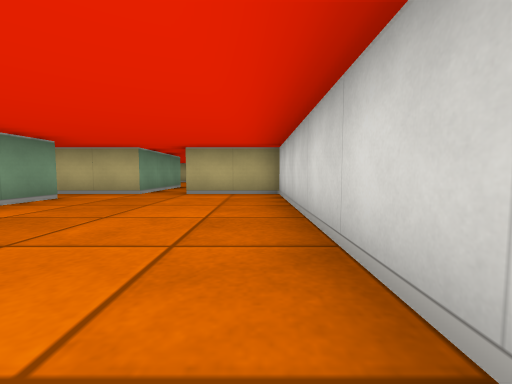
view 1 (above)

17 first-person views from a walk through a cub3D ray-caster map. The camera is about half as high as the walls, tilts 4° down and sees 90° across. The floor is counted in squares. Each view is taken from the middle of a square. On the plan, view 1 faces up. The plan holds only what a view shows up to about 9 squares ahead; the rest is blank.

view 2
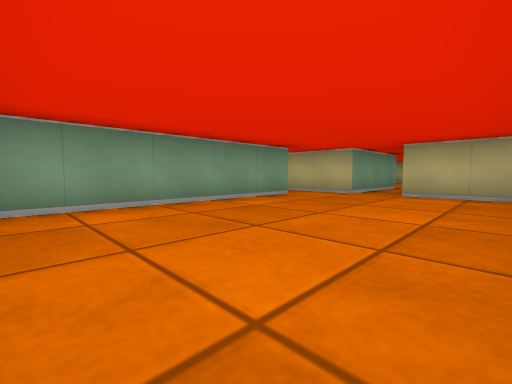

view 3
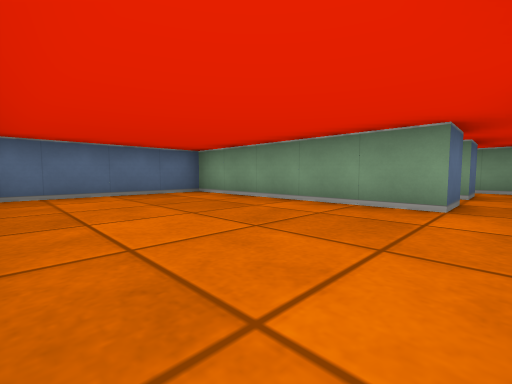

view 4
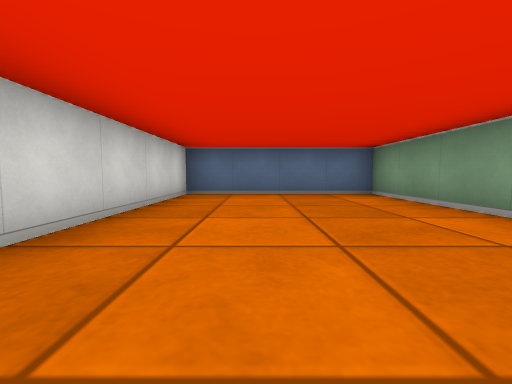

view 5
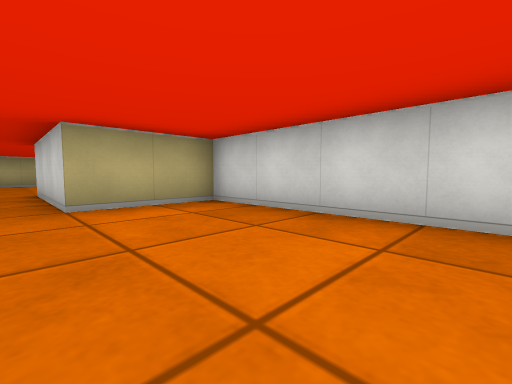

view 6
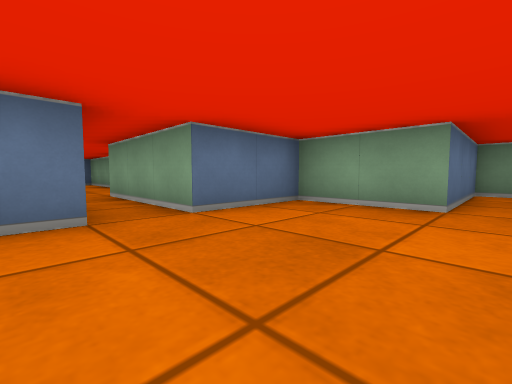

view 7
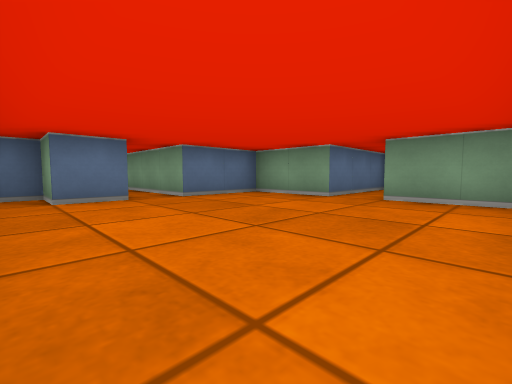

view 8
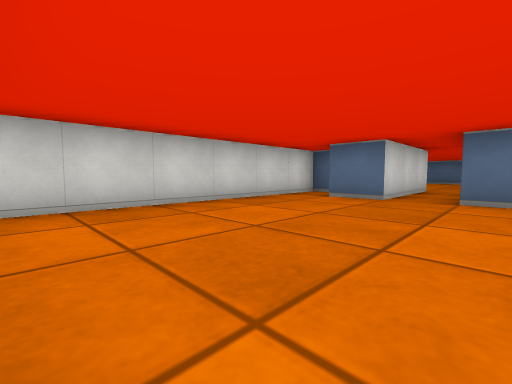

view 9
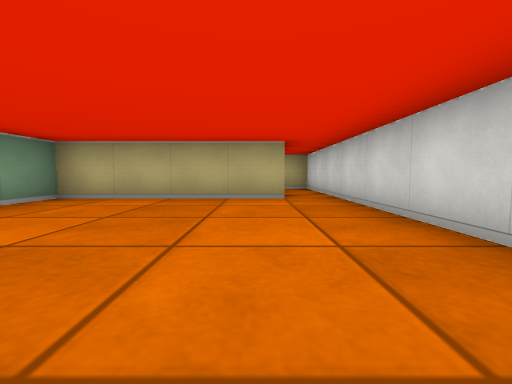

view 10
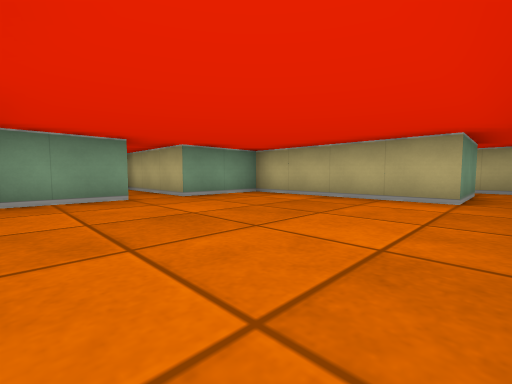

view 11
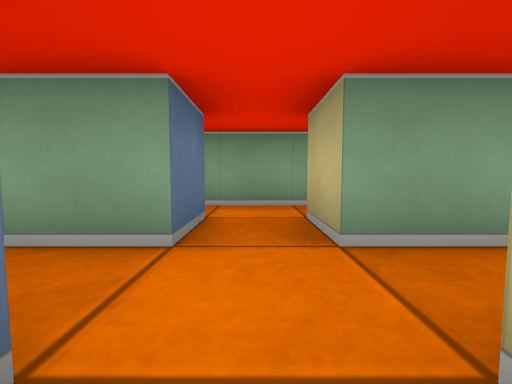

view 12
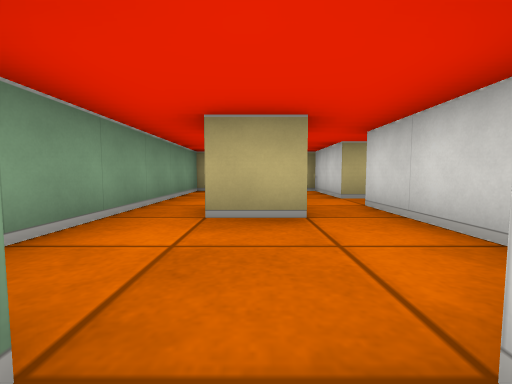

view 13
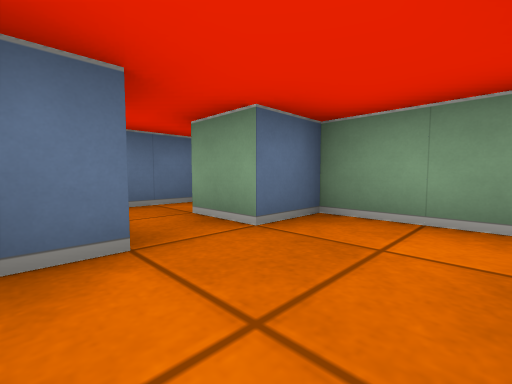

view 14
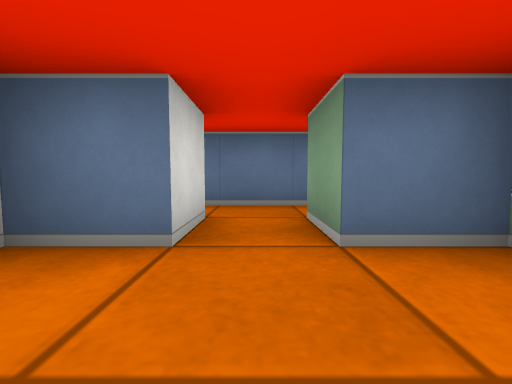

view 15
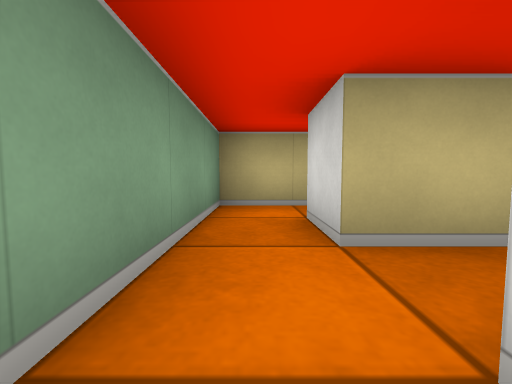

view 16
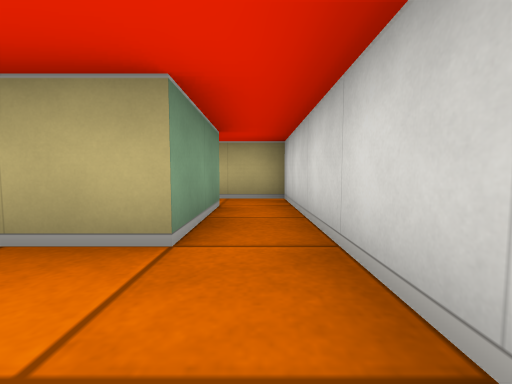

view 17
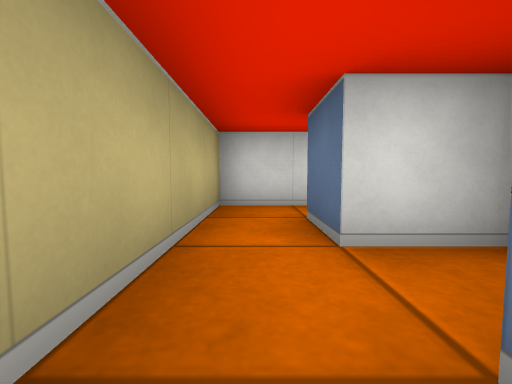

### Floor plan
Ten units are one square. View 1 is at (0, 0); x grows to the right and y downward. Boxes are objects, and circles mark ways between rooms. Rooms are numbered by the first view taken in them; rooms with no view inside come last. Other rooms are left out.
<svg viewBox="-80 -170 90 180">
<path fill="none" stroke="#000" d="M-25 -55 -45 -55M-45 -45 -35 -45 -35 5 5 5 5 -55 -15 -55M-5 -135 -45 -135 -45 -115 -75 -115M-75 -111 -75 -105 -45 -105 -45 -85 -25 -85 -25 -55M-15 -55 -15 -85 -5 -85 -5 -75 5 -75 5 -135M-55 -5 -55 -15M-71 5 -52 5M-65 -15 -65 -5M-65 -45 -55 -45 -55 -35 -65 -35M-45 -55 -45 -75M-55 -66 -55 -55 -65 -55 -65 -65M-62 -75 -75 -75 -75 -15 -65 -15M-55 -15 -45 -15 -45 -45M-15 -144 -15 -155 -5 -155 -5 -135M5 -135 5 -165 -26 -165"/>
<circle cx="-20" cy="-50" r="3" fill="#2a7"/>
<circle cx="-40" cy="-50" r="3" fill="#2a7"/>
<circle cx="0" cy="-145" r="3" fill="#2a7"/>
<circle cx="-60" cy="-10" r="3" fill="#2a7"/>
<text x="-20" y="-30">1</text>
<text x="-20" y="-110">2</text>
<text x="-60" y="0">3</text>
<text x="-60" y="-50">4</text>
<text x="-10" y="-160">5</text>
</svg>
Room 1 opens to room 2. Room 1 opens to room 4. Room 2 opens to room 5. Room 3 opens to room 4.

Where each view was taken, in squares from view 1:
view 1: 0 up, 0 right, facing up
view 2: 0 up, 0 right, facing up-left
view 3: 5 up, 0 right, facing down-left
view 4: 5 up, 1 left, facing down
view 5: 2 up, 2 left, facing up-right
view 6: 11 up, 1 left, facing down-left
view 7: 13 up, 0 right, facing down-left
view 8: 13 up, 3 left, facing down-right
view 9: 9 up, 1 left, facing up
view 10: 9 up, 0 right, facing up-left
view 11: 5 up, 4 left, facing left
view 12: 1 up, 6 left, facing up
view 13: 3 up, 5 left, facing down-left
view 14: 3 up, 6 left, facing down
view 15: 4 up, 7 left, facing up
view 16: 12 up, 0 right, facing up
view 17: 16 up, 3 left, facing right
